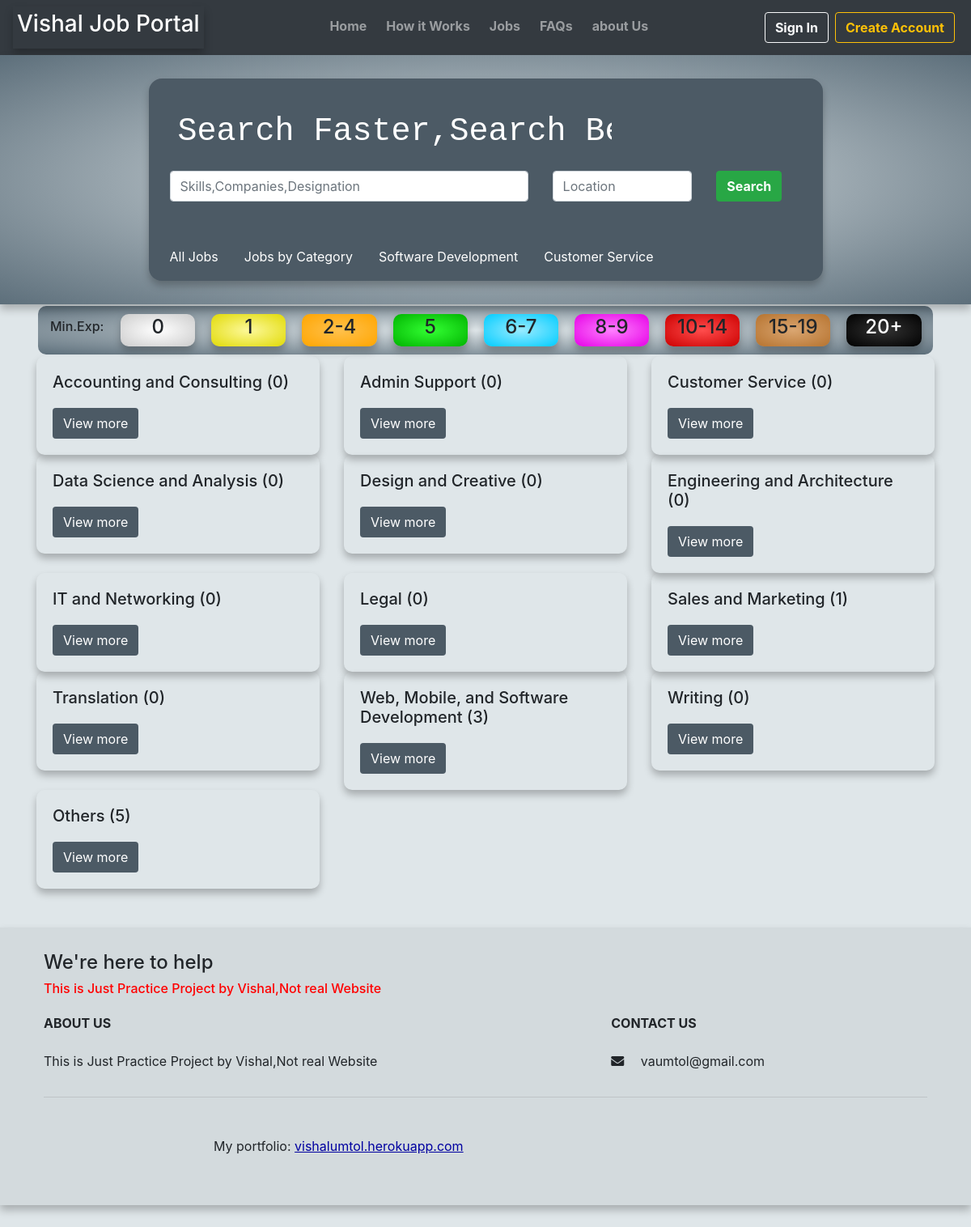
The page /all_category/ on the database its author committed.
### JobPortal/models.py (models this page shows, shortened)
class Jobcreate(models.Model):
    id = models.UUIDField(primary_key=True, default=uuid.uuid4, editable=False)
    company_name= models.ForeignKey(Company, null=True, on_delete= models.SET_NULL)
    job_position=models.CharField(max_length=200,null=True)
    skills=models.CharField(max_length=300,null=True)
    disability=models.CharField(max_length=100,null=True)
    job_description=models.TextField(max_length=3000,null=True)
    min_salary=models.IntegerField(null=True)
    max_salary=models.IntegerField(null=True)
    min_experience=models.IntegerField(null=True)
    max_experience=models.IntegerField(null=True)
    Location=models.CharField(max_length=2000,null=True)
    date = models.DateTimeField(default=datetime.today(), blank=True)
    job_category = models.CharField(max_length=200, choices=CATEGORY, default='Others')

### JobPortal/views.py (the view)
# urls.py: path('all_category/', all_category, name='allcategory'),
def all_category(request):
    context = {
    'cat': [[i[0], jobs_per_category(i[0])] for i in CATEGORY],
    }
    return render(request,"allCategory.html",context)

### JobPortal/views.py (called while the page is built)
def jobs_per_category(cat):
    jobs = Jobcreate.objects.filter(job_category=cat)
    return len(jobs)

### JobPortal/templates/allCategory.html (shortened to what this page needs)
{% extends 'basic.html' %}
{% block body %}
{% load static %}
{% include 'com_searchbox.html' %}
  <div class="container">
    <div class="row">
        {% for c in cat %}
            <div class="col-12 col-lg-4">
              <div class="clr2" style="min-height: unset;">
                <div class="card-body">
                  <h5 style="margin-bottom: 20px">{{c.0}} ({{c.1}})</h5>
                  <a href="{% url 'jobcategory' c.0 %}" class="btn bord">View more</a>
                </div>
              </div>
            </div>
      {% endfor %}
    </div>
  </div>
{% include 'footer.html' %}
{% endblock %}

### rows shown on the page
Jobcreate: job_category "Sales and Marketing", min_experience "1"
Jobcreate: job_category "Others", min_experience "5"

### other values the page prints
{{ c.0 }} "Accounting and Consulting" "Admin Support" "Customer Service" "Data Science and Analysis" "Design and Creative" "Engineering and Architecture" "IT and Networking" "Legal" "Translation" "Web, Mobile, and Software Development" "Writing"
{{ c.1 }} "0" "0" "0" "0" "0" "0" "0" "0" "0" "3" "0"
